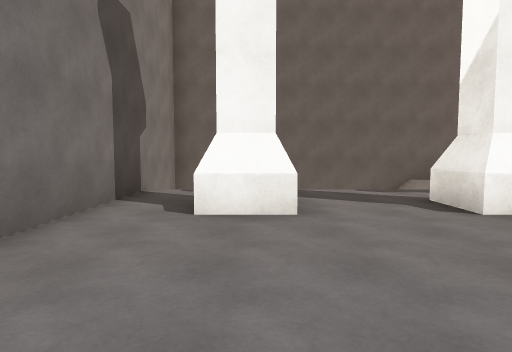
[1] (above)

24 first-person views from a walk through a Unity game level. The camera is 1.5 m above the floor, tilts 4° down and sees 75° across. The floor is counted in squares, 2 m on a side. Each view is taken from the middle of a square. On the plan, view 1 faces up. The plan holds only what a view shows up to about 11 squares ahead; the rest is blank. The place goes on beyond the plan. Surface patterns are stand-ins for the level's own textures.

[2]
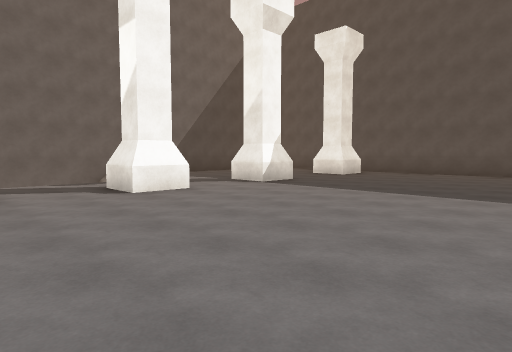

[3]
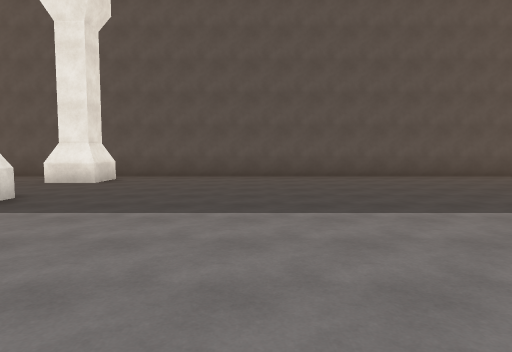

[4]
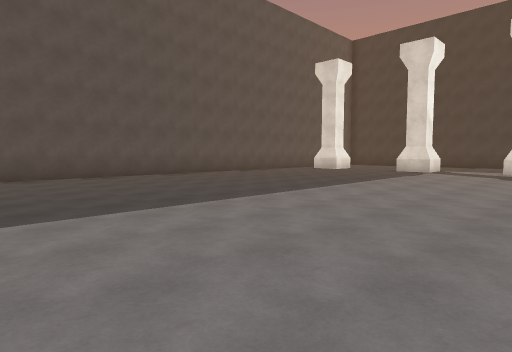

[5]
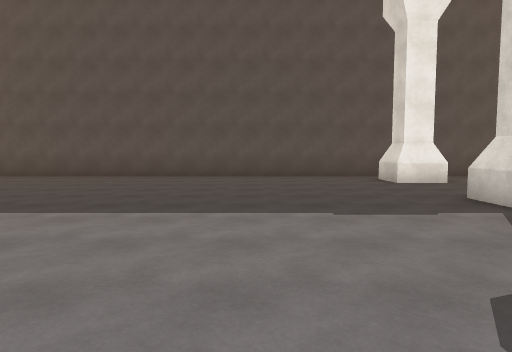

[6]
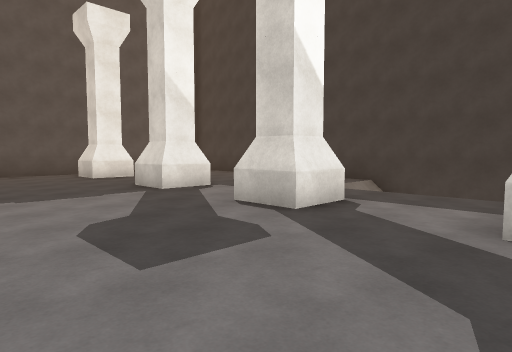

[7]
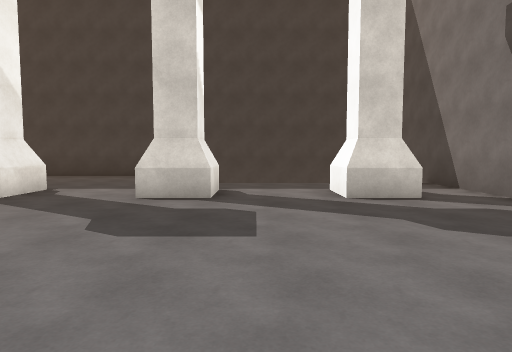

[8]
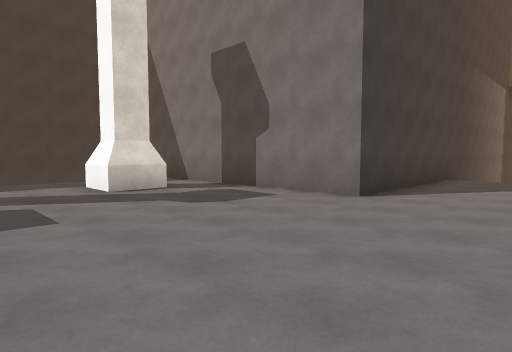

[9]
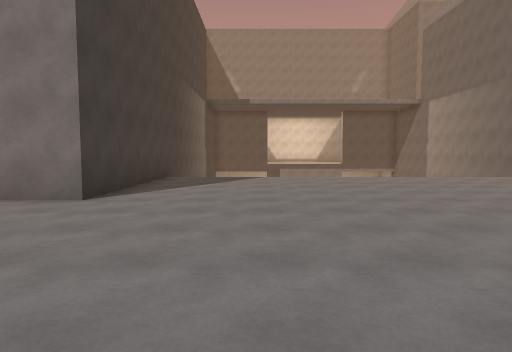

[10]
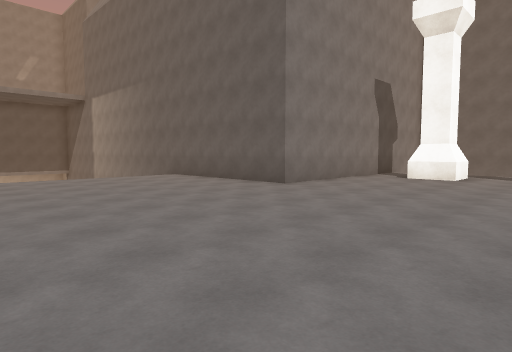

[11]
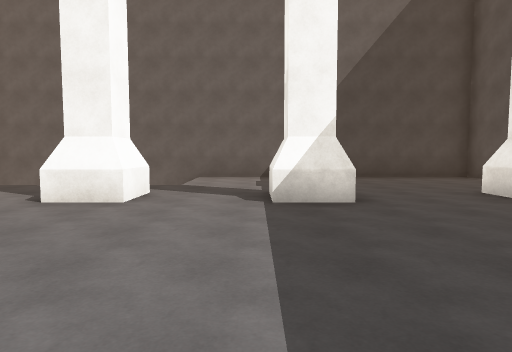

[12]
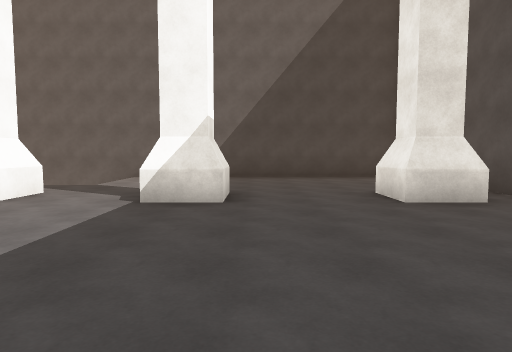

[13]
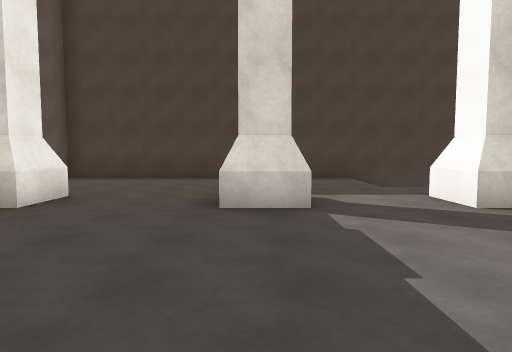

[14]
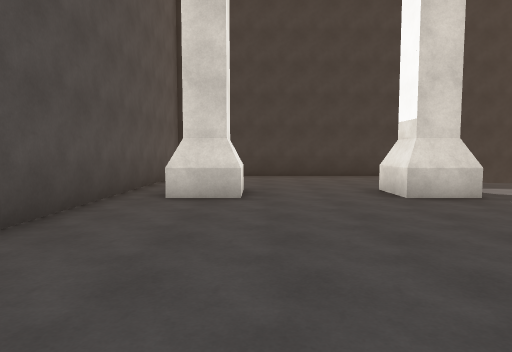

[15]
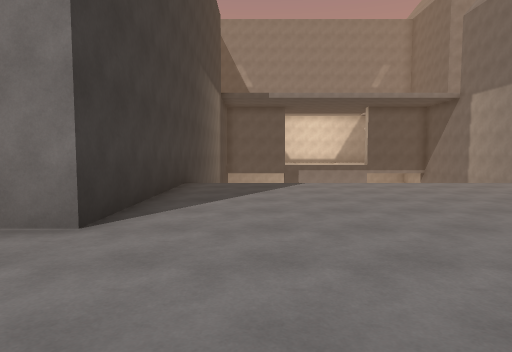

[16]
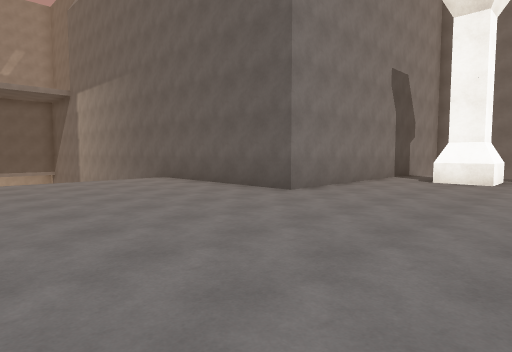

[17]
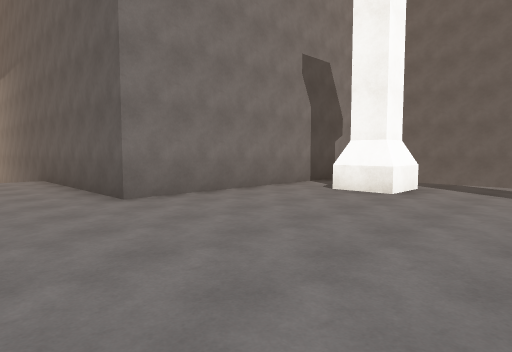

[18]
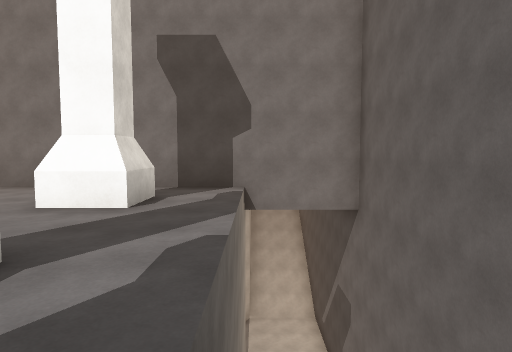

[19]
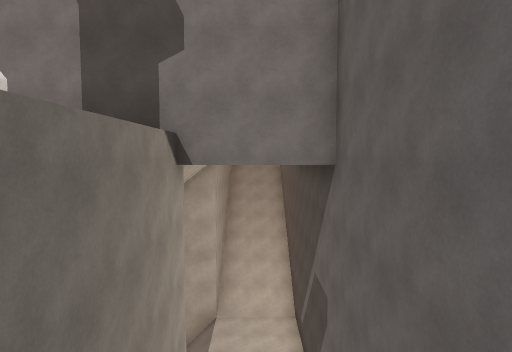

[20]
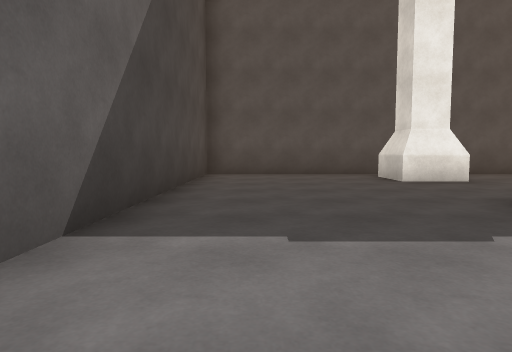

[21]
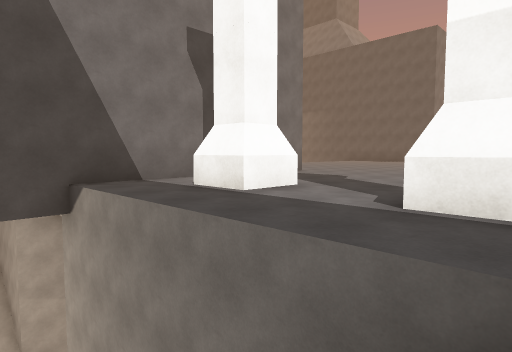

[22]
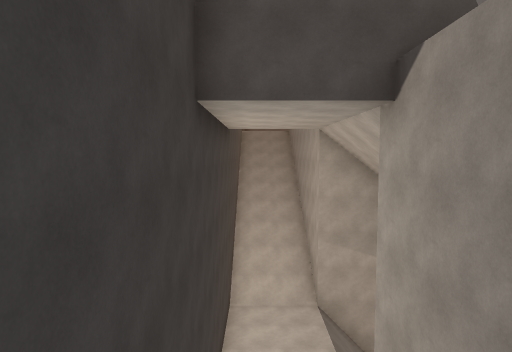

[23]
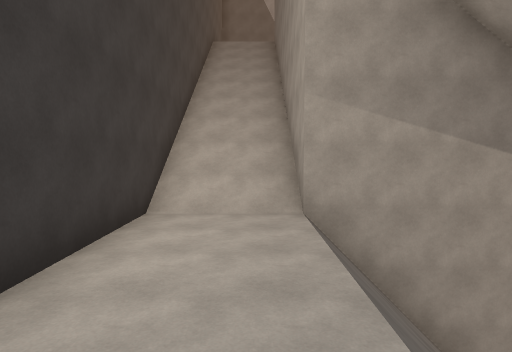

[24]
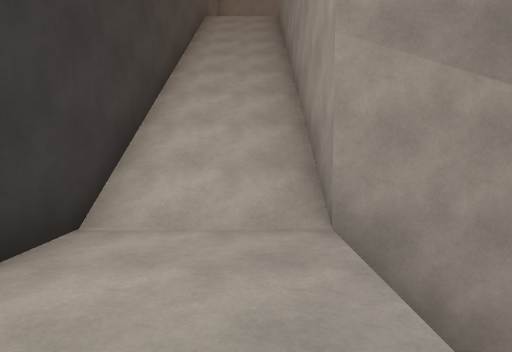

### Floor plan
Key: @ floor where view 1 was taken; # wall or solid block; . main floor; - floor 11 m lower than the main floor; _ floor 21 m lower than the main floor; / step, stairs or slope.
Columns run from 15 left of view 1 to 13 right of it. Each row starts with its distance up from view 1.
 10        #####     ############
  9        /---     ////........#
  8        /---       //........#
  7        /---  ///////........#
  6        #//   #..............#
  5              #.#..##..#...#.#
  4              #....##........#
  3              #..............#
  2              #..............#
  1       ###    #..............#
  0       ///......@............#
 -1         ....................#
 -2         ....................#
 -3         ....................#
 -4         ....................#
 -5         ....................#
 -6         ....................#
 -7         ....................#
 -8         ....................#
 -9         ....................#
-10         ....................#
-11         ....................#
-12      ####___##..............#
-13              #..............#
-14              #..............#
-15        #/    #..............#
-16        #/    #.#..#...#...#.#
-17        #///  #..............#
-18 ########/////#..............#
-19 ////////---- /     /........#
-20 ////////----     / /........#
-21 ############      ###########

Positions as (right, up) in squares from view 1, and headings:
1: (0, 0), facing up
2: (0, -2), facing up-right
3: (2, 0), facing right
4: (2, -2), facing down-right
5: (2, -12), facing right
6: (0, -12), facing down-right
7: (2, -10), facing down
8: (3, -9), facing down-left
9: (3, -9), facing left
10: (3, -6), facing up-left
11: (6, -1), facing up
12: (8, -1), facing up
13: (7, -11), facing down
14: (10, -10), facing down
15: (1, -10), facing left
16: (2, -5), facing up-left
17: (3, -2), facing up-left
18: (5, 7), facing left
19: (3, 8), facing left
20: (4, 8), facing right
21: (4, -20), facing up-left
22: (2, -20), facing left
23: (-2, -19), facing left
24: (-4, -19), facing left
